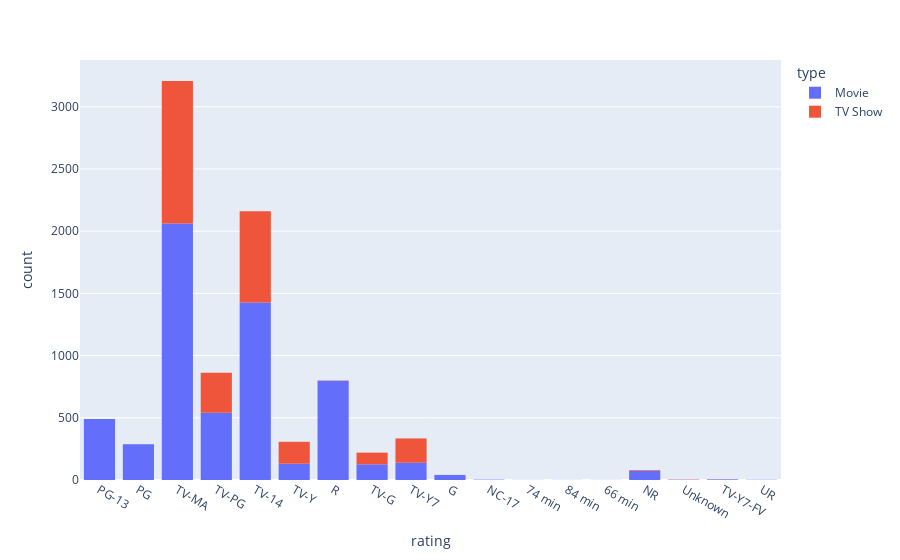

Notebook cell for this chart:
### Code cell
px.histogram(data_frame= data_df,x = "rating", color="type")

### Figure 1 — Plotly figure (JSON) as saved in the notebook; plotly's stock layout.template omitted (floating-point values rounded to 4 significant figures; data arrays with more than 128 entries replaced by an {"elided": "..."} marker saying what was removed)
{"data": [{"alignmentgroup": "True", "bingroup": "x", "hovertemplate": "type=Movie<br>rating=%{x}<br>count=%{y}<extra></extra>", "legendgroup": "Movie", "marker": {"color": "#636efa", "pattern": {"shape": ""}}, "name": "Movie", "offsetgroup": "Movie", "orientation": "v", "showlegend": true, "type": "histogram", "x": {"elided": "6131 str values"}, "xaxis": "x", "yaxis": "y"}, {"alignmentgroup": "True", "bingroup": "x", "hovertemplate": "type=TV Show<br>rating=%{x}<br>count=%{y}<extra></extra>", "legendgroup": "TV Show", "marker": {"color": "#EF553B", "pattern": {"shape": ""}}, "name": "TV Show", "offsetgroup": "TV Show", "orientation": "v", "showlegend": true, "type": "histogram", "x": {"elided": "2676 str values"}, "xaxis": "x", "yaxis": "y"}], "layout": {"barmode": "relative", "legend": {"title": {"text": "type"}, "tracegroupgap": 0}, "margin": {"t": 60}, "xaxis": {"anchor": "y", "domain": [0, 1], "title": {"text": "rating"}}, "yaxis": {"anchor": "x", "domain": [0, 1], "title": {"text": "count"}}}}
